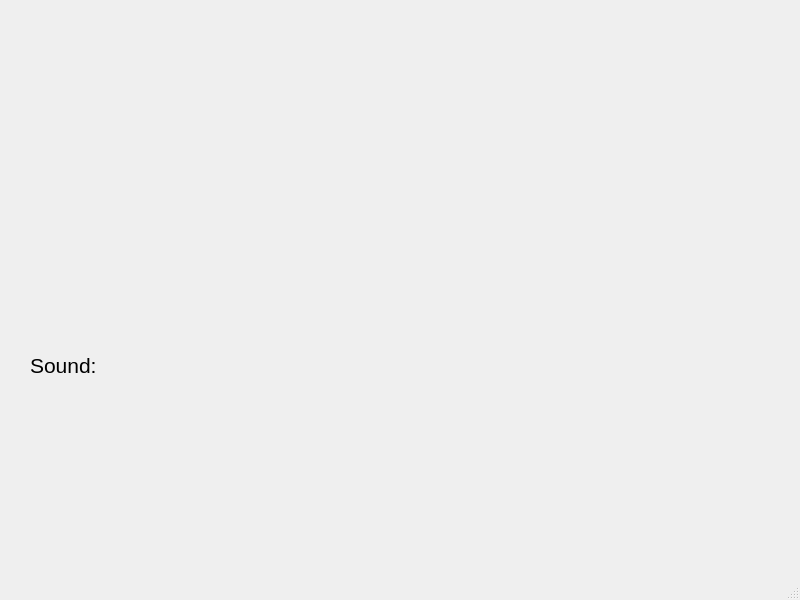
<?xml version="1.0" encoding="UTF-8"?>
<ui version="4.0">
 <class>TV</class>
 <widget class="QMainWindow" name="TV">
  <property name="geometry">
   <rect>
    <x>0</x>
    <y>0</y>
    <width>800</width>
    <height>600</height>
   </rect>
  </property>
  <property name="windowTitle">
   <string>TV</string>
  </property>
  <widget class="QWidget" name="centralwidget">
   <widget class="QLabel" name="tvScreen">
    <property name="geometry">
     <rect>
      <x>89</x>
      <y>0</y>
      <width>551</width>
      <height>351</height>
     </rect>
    </property>
    <property name="text">
     <string/>
    </property>
   </widget>
   <widget class="QLabel" name="tmp_channel">
    <property name="geometry">
     <rect>
      <x>40</x>
      <y>10</y>
      <width>71</width>
      <height>61</height>
     </rect>
    </property>
    <property name="font">
     <font>
      <pointsize>24</pointsize>
     </font>
    </property>
    <property name="text">
     <string/>
    </property>
   </widget>
   <widget class="QLabel" name="tmp_sound">
    <property name="geometry">
     <rect>
      <x>30</x>
      <y>340</y>
      <width>211</width>
      <height>51</height>
     </rect>
    </property>
    <property name="font">
     <font>
      <pointsize>16</pointsize>
     </font>
    </property>
    <property name="text">
     <string>Sound:</string>
    </property>
   </widget>
  </widget>
  <widget class="QMenuBar" name="menubar">
   <property name="geometry">
    <rect>
     <x>0</x>
     <y>0</y>
     <width>800</width>
     <height>17</height>
    </rect>
   </property>
  </widget>
  <widget class="QStatusBar" name="statusbar"/>
 </widget>
 <resources/>
 <connections/>
</ui>
